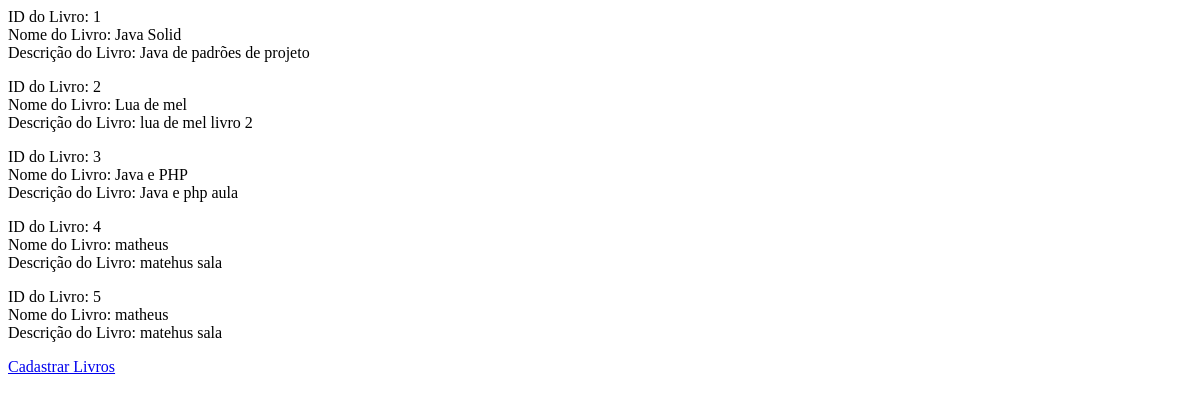
Before: / with the older database file.
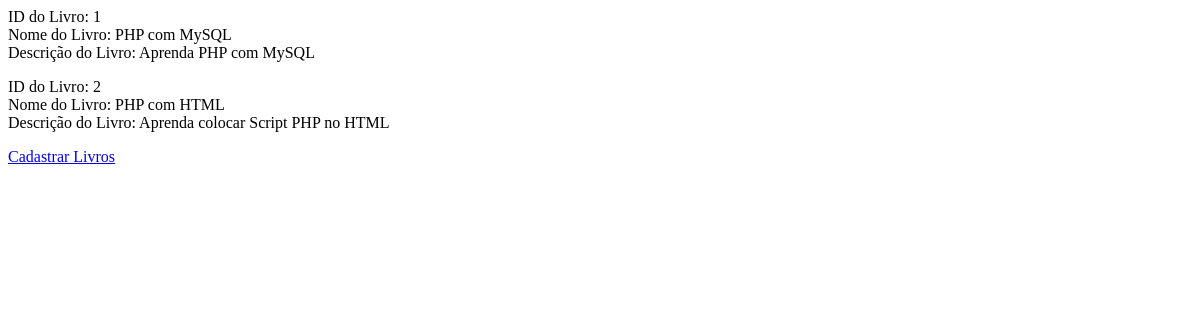
After: the same page with the newer database file.
### tables this page shows
CREATE TABLE `livros` (
  `id` int(11) NOT NULL,
  `cod_livro` varchar(50) NOT NULL,
  `nome_livro` varchar(250) NOT NULL,
  `desc_livro` varchar(250) NOT NULL
);

### index.php (the view, shortened to what this page needs)
<!DOCTYPE html>
<html lang="pt_BR">
<head>
</head>
<body>
<?php include("config.php"); ?>
<?php
$result_livro = "SELECT * FROM livros";
$resultado_livro = mysqli_query($conn, $result_livro);
while($rows_livros = mysqli_fetch_assoc($resultado_livro)) {
    $id_livro = $rows_livros['id'];
    $nome_livro = $rows_livros['nome_livro'];
    $desc_livro = $rows_livros['desc_livro'];
    echo "ID do Livro: $id_livro <br> Nome do Livro:  ".utf8_encode($nome_livro)." <br>  Descrição do Livro: ".utf8_encode($desc_livro)." <br><p>";
}
?>
<a href="formulario.html"  title="Cadastrar Livros">Cadastrar Livros<a/>
</body>
</html>

Changed rows visible on the page:
removed livros: id "3", nome_livro "Java e PHP", desc_livro "Java e php aula"
removed livros: id "4", nome_livro "matheus", desc_livro "matehus sala"
removed livros: id "5", nome_livro "matheus", desc_livro "matehus sala"
changed livros id 1: nome_livro "Java Solid" → "PHP com MySQL"; desc_livro "Java de padrões de projeto" → "Aprenda PHP com MySQL"
changed livros id 2: nome_livro "Lua de mel" → "PHP com HTML"; desc_livro "lua de mel livro 2" → "Aprenda colocar Script PHP no HTML"
